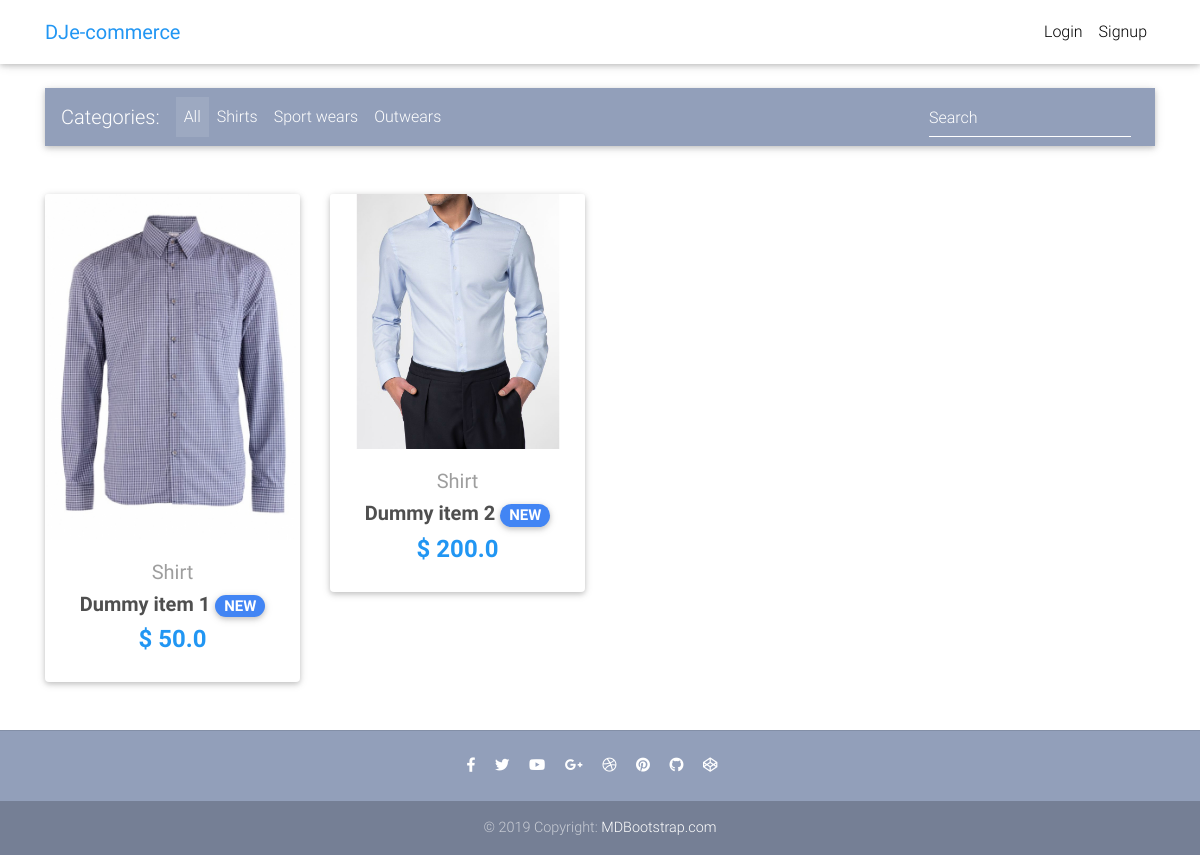
The page / on the database its author committed.
### core/models.py (models this page shows, shortened)
class Item(models.Model):
    title = models.CharField(max_length=100)
    price = models.FloatField()
    discount_price = models.FloatField(blank=True, null=True)
    category = models.CharField(choices=CATEGORY_CHOICES, max_length=2)
    label = models.CharField(choices=LABEL_CHOICES, max_length=1)
    slug = models.SlugField()
    description = models.TextField()
    image = models.ImageField()
    def get_absolute_url(self):
        return reverse("core:product", kwargs={
            'slug': self.slug
        })

### core/views.py (the view)
# urls.py: path('', HomeView.as_view(), name='home'),
class HomeView(ListView):
    model = Item
    paginate_by = 10
    template_name = "home.html"

### templates/home.html (shortened to what this page needs)
{% extends "base.html" %}
{% block content %}
  <main>
    <div class="container">
      <nav class="navbar navbar-expand-lg navbar-dark mdb-color lighten-3 mt-3 mb-5">
        <span class="navbar-brand">Categories:</span>
        <div class="collapse navbar-collapse" id="basicExampleNav">
          <ul class="navbar-nav mr-auto">
            <li class="nav-item active">
              <a class="nav-link" href="#">All
              </a>
            </li>
            <li class="nav-item">
              <a class="nav-link" href="#">Shirts</a>
            </li>
            <li class="nav-item">
              <a class="nav-link" href="#">Sport wears</a>
            </li>
            <li class="nav-item">
              <a class="nav-link" href="#">Outwears</a>
            </li>
          </ul>
          <form class="form-inline">
            <div class="md-form my-0">
              <input class="form-control mr-sm-2" type="text" placeholder="Search" aria-label="Search">
            </div>
          </form>
        </div>
      </nav>
      <section class="text-center mb-4">
        <div class="row wow fadeIn">
          {% for item in object_list %}
          <div class="col-lg-3 col-md-6 mb-4">
            <div class="card">
              <div class="view overlay">
                <img src="{{ item.image.url }}" class="card-img-top">
              </div>
              <div class="card-body text-center">
                <a href="" class="grey-text">
                  <h5>{{ item.get_category_display }}</h5>
                </a>
                <h5>
                  <strong>
                    <a href="{{ item.get_absolute_url }}" class="dark-grey-text">{{ item.title }}
                      <span class="badge badge-pill {{ item.get_label_display }}-color">NEW</span>
                    </a>
                  </strong>
                </h5>
                <h4 class="font-weight-bold blue-text">
                  <strong>$
                  {% if item.discount_price %}
                  {{ item.discount_price }}
                  {% else %}
                  {{ item.price }}
                  {% endif %}
                  </strong>
                </h4>
              </div>
            </div>
          </div>
          {% endfor %}
        </div>
      </section>
    </div>
  </main>
{% endblock content %}

### templates/base.html (shortened to what this page needs)
{% load static %}
<!DOCTYPE html>
<html lang="en">
<head>
  <link rel="stylesheet" href="https://use.fontawesome.com/releases/v5.8.1/css/all.css">
  <link href="{% static 'css/bootstrap.min.css' %}" rel="stylesheet">
  <link href="{% static 'css/mdb.min.css' %}" rel="stylesheet">
  <link href="{% static 'css/style.min.css' %}" rel="stylesheet">
</head>
{% include "navbar.html" %}
<body>
    <div class="mt-5 pt-4">
    </div>
    {% block content %}
    {% endblock content %}
    {% include "footer.html" %}
</body>
</html>

### templates/navbar.html (shortened to what this page needs)
{% load cart_template_tags %}
<nav class="navbar fixed-top navbar-expand-lg navbar-light white scrolling-navbar">
    <div class="container">
      <a class="navbar-brand waves-effect" href="/">
        <strong class="blue-text">DJe-commerce</strong>
      </a>
      <div class="collapse navbar-collapse" id="navbarSupportedContent">
        <ul class="navbar-nav nav-flex-icons">
          {% if request.user.is_authenticated %}
          <li class="nav-item">
            <a href="{% url 'core:order-summary' %}" class="nav-link waves-effect">
              <span class="badge red z-depth-1 mr-1"> {{ request.user|cart_item_count }} </span>
              <i class="fas fa-shopping-cart"></i>
              <span class="clearfix d-none d-sm-inline-block"> Cart </span>
            </a>
          </li>
          <li class="nav-item">
            <a class="nav-link waves-effect" href="{% url 'account_logout' %}">
              <span class="clearfix d-none d-sm-inline-block"> Logout </span>
            </a>
          </li>
          {% else %}
          <li class="nav-item">
            <a class="nav-link waves-effect" href="{% url 'account_login' %}">
              <span class="clearfix d-none d-sm-inline-block"> Login </span>
            </a>
          </li>
          <li class="nav-item">
            <a class="nav-link waves-effect" href="{% url 'account_signup' %}">
              <span class="clearfix d-none d-sm-inline-block"> Signup </span>
            </a>
          </li>
          {% endif %}
        </ul>
      </div>
    </div>
  </nav>

### templates/footer.html
<footer class="page-footer text-center font-small mt-4 wow fadeIn">
    <hr class="my-4">
    <div class="pb-4">
      <a href="https://www.facebook.com/mdbootstrap" target="_blank">
        <i class="fab fa-facebook-f mr-3"></i>
      </a>
      <a href="https://twitter.com/MDBootstrap" target="_blank">
        <i class="fab fa-twitter mr-3"></i>
      </a>
      <a href="https://www.youtube.com/watch?v=7MUISDJ5ZZ4" target="_blank">
        <i class="fab fa-youtube mr-3"></i>
      </a>
      <a href="https://plus.google.com/u/0/b/107863090883699620484" target="_blank">
        <i class="fab fa-google-plus-g mr-3"></i>
      </a>
      <a href="https://dribbble.com/mdbootstrap" target="_blank">
        <i class="fab fa-dribbble mr-3"></i>
      </a>
      <a href="https://pinterest.com/mdbootstrap" target="_blank">
        <i class="fab fa-pinterest mr-3"></i>
      </a>
      <a href="https://github.com/mdbootstrap/bootstrap-material-design" target="_blank">
        <i class="fab fa-github mr-3"></i>
      </a>
      <a href="http://codepen.io/mdbootstrap/" target="_blank">
        <i class="fab fa-codepen mr-3"></i>
      </a>
    </div>
    <div class="footer-copyright py-3">
      © 2019 Copyright:
      <a href="https://mdbootstrap.com/education/bootstrap/" target="_blank"> MDBootstrap.com </a>
    </div>
  </footer>

### templates/scripts.html (shortened to what this page needs)
{% load static %}

### templates/base.html (style rules this page uses)
html, body, header, .carousel { height: 60vh; }

### rows shown on the page
Item: image (picture), category "Shirt", title "Dummy item 1", discount_price "50.0"
Item: image (picture), category "Shirt", title "Dummy item 2", price "200.0"
